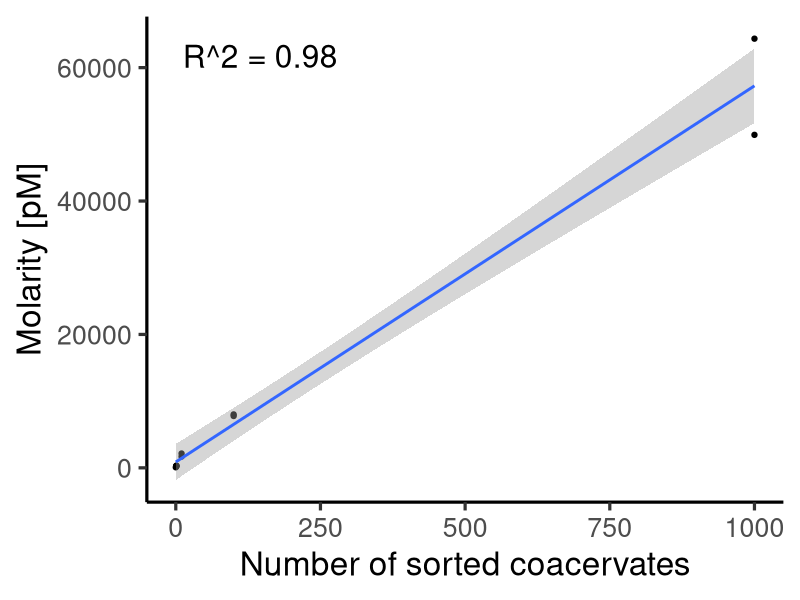
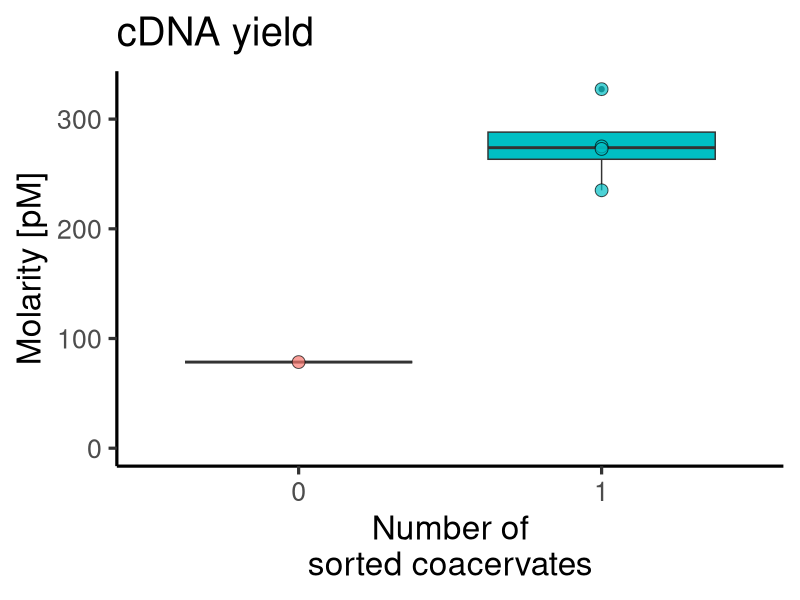

R code for these plots, in order:
## ---- chunk 1
knitr::opts_chunk$set(echo = F, warning = FALSE, message = FALSE)
## ---- chunk 2
# Setup
library(tidyverse)
library(cowplot)
library(gridExtra)
theme_set(theme_classic(base_size=24))
setwd(dir = "~/PD/Data/OoL/38_Draft_4/_s_fig1/")
## ---- chunk 3
x <- c(64340.3,49921.4,7770.1,8006.3,2144.8,1691.1,275.1,272.8,235.1,327.3,78.5)
y <- c(1000,1000,100,100,10,10,1,1,1,1,0)

x_name <- "molarity"
y_name <- "num_coac"

bioanalyzer_data <- data.frame(x,y)
names(bioanalyzer_data) <- c(x_name,y_name)
bioanalyzer_data

model <- lm(num_coac ~ molarity, bioanalyzer_data) 
r2 <- summary(model)$r.squared

plot_1 <- ggplot(data = bioanalyzer_data, aes(x = (num_coac), y = molarity)) +
  geom_point() +
  geom_smooth(method = "lm") +
  annotate(geom = 'text', label = paste("R^2 = ", round(r2,2), sep=""), x = 12, y = 6e4, hjust = -.0, vjust = 0, size = 8) +
  labs(y = "Molarity [pM]", x = "Number of sorted coacervates")
plot_1

plot_2 <- bioanalyzer_data %>% 
  filter(num_coac < 10) %>% 
  ggplot(aes(x = as.factor(num_coac), y = molarity, fill = as.factor(num_coac))) +
  geom_boxplot(show.legend = F) + 
  geom_point(alpha = .7, size = 4, show.legend = F, pch = 21) +
  expand_limits(y = 0) +
  labs(y = "Molarity [pM]", x = "Number of\nsorted coacervates", title = "cDNA yield")
plot_2
